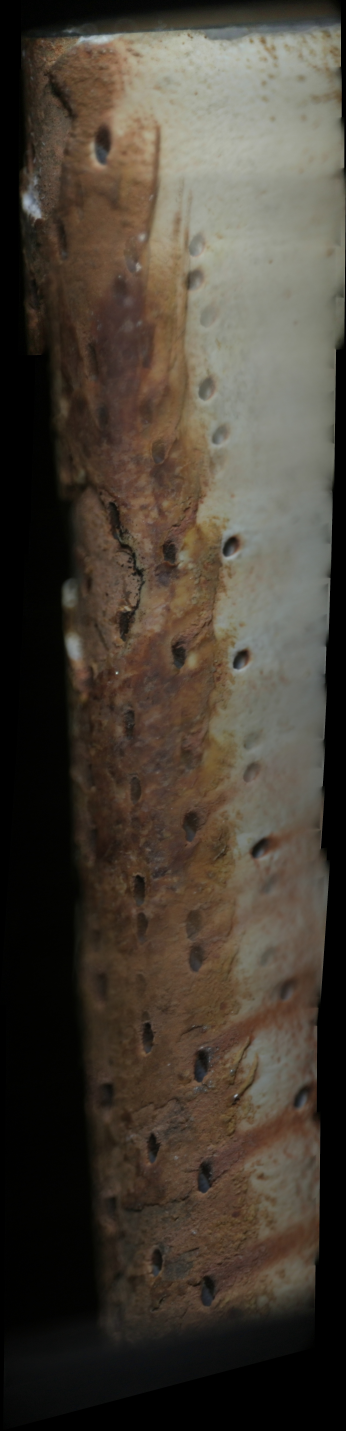
#> input picture image_stitching/from_scratch/blade_down_mosaic.jpg, 2076 x 8581 px (shown at 1/6 size)
$ python purge.py ../from_scratch   (older library calls are emulated)
#> lines starting #> are read from the running program, lines starting #| are printed output that depends on the picture
#> in analyse, frame is the input picture: shape (8581, 2076, 3); mean B, G, R 53.7, 64, 71.7
### image_stitching/live/quality.py
"""Frame-quality assessment for live mosaic stitching.

Why not ``cv2.Laplacian(...).var()`` (what most examples use)?

Measured on the real scans in ``sample_scans/test_images``: two consecutive
frames where one is visibly out of focus and the next is sharp both score a
Laplacian variance of 13-14, because the dark vignette and the slowly varying
blade surface dominate the statistic.  The absolute number is also useless for
thresholding because the scene brightness drifts from mean 145 to 30 while the
scan walks down the part.

What works far better here:

* **Tenengrad / mean-luma²** - exposure invariant, and it cleanly separated the
  pre-autofocus frames (100-150 raw, ratio<1) from focused ones (230+).
* **Same-pixels comparison** - compare the sharpness of the incoming frame
  against the already accepted frame *inside the overlap region only*.  Both
  scores then describe identical physical surface, so the ratio is a direct
  "is this frame worse than what I already have?" test.  It flagged the
  genuinely defocused captures (ratio 0.22, 0.54, 0.60) without touching the
  good ones.
"""
from __future__ import annotations

from dataclasses import dataclass, field

import cv2
import numpy as np


def to_gray(frame: np.ndarray) -> np.ndarray:
    if frame.ndim == 2:
        return frame
    return cv2.cvtColor(frame, cv2.COLOR_BGR2GRAY)
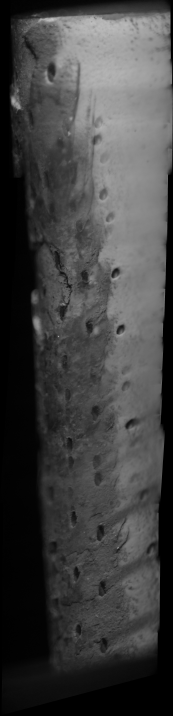
#> returned value: shape (8581, 2076) (shown at 1/12 size); min 0, max 204, mean 65.1


def sharpness(gray: np.ndarray, mask: np.ndarray | None = None) -> float:
    """Exposure-normalised Tenengrad focus measure.

    ``sum(|grad|²) / mean(luma)²`` - dividing by the squared mean removes the
    global brightness/contrast drift, so scores stay comparable while the scan
    moves across differently lit parts of the blade.
    """
    g = gray.astype(np.float32, copy=False)
    gx = cv2.Sobel(g, cv2.CV_32F, 1, 0, ksize=3)
    gy = cv2.Sobel(g, cv2.CV_32F, 0, 1, ksize=3)
    energy = gx * gx + gy * gy
    if mask is not None:
        if mask.sum() < 200:
            return 0.0
        m = mask.astype(bool)
        return float(energy[m].mean() / (float(g[m].mean()) ** 2 + 1e-6))
    return float(energy.mean() / (float(g.mean()) ** 2 + 1e-6))


def directional_blur(gray: np.ndarray) -> float:
    """Ratio of gradient energy across axes; ~1 sharp, >>1 smeared along one axis.

    A motor that is still moving while the frame is grabbed smears the image in
    the travel direction (vertical here), which looks sharp to an isotropic
    metric but is useless for feature matching.
    """
    g = gray.astype(np.float32, copy=False)
    gx = cv2.Sobel(g, cv2.CV_32F, 1, 0)
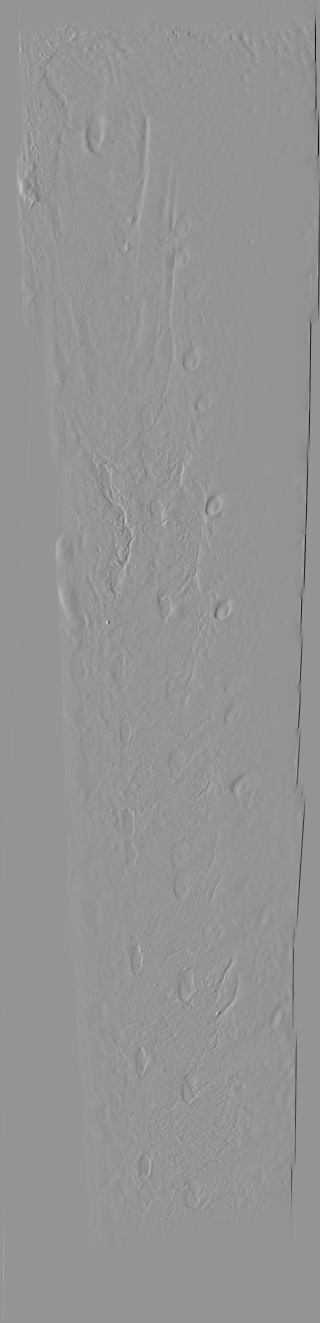
#> gx: shape (2645, 640) float32 (shown at 1/2 size); min -539, max 387, mean 0; drawn with min black and max white
    gy = cv2.Sobel(g, cv2.CV_32F, 0, 1)
    return float((gx * gx).mean() + 1e-6) / float((gy * gy).mean() + 1e-6)


@dataclass
class QualityReport:
    ok: bool = True
    reasons: list[str] = field(default_factory=list)
    sharpness: float = 0.0
    mean_luma: float = 0.0
    contrast: float = 0.0
    clipped_low: float = 0.0
    clipped_high: float = 0.0
    directional: float = 1.0

    # [4 lines left out: function reject, not called in this run]


def assess_intrinsic(frame: np.ndarray, cfg, width: int = 640) -> QualityReport:
    """Cheap checks that need no registration: exposure, contrast, sharpness.

    Runs before feature extraction so a black or badly defocused frame costs
    ~8 ms instead of a registration attempt.  Metrics are computed on a
    downscaled copy - these are all relative measures and 640 px is plenty.
    """
    gray = to_gray(frame)
    if width and gray.shape[1] > width:
        gray = cv2.resize(gray, (width, int(round(gray.shape[0] * width / gray.shape[1]))),
                          interpolation=cv2.INTER_AREA)
    g = gray.astype(np.float32)
    rep = QualityReport(
        mean_luma=float(g.mean()),
        contrast=float(g.std()),
        clipped_low=float((gray < 8).mean()),
        clipped_high=float((gray > 247).mean()),
        directional=directional_blur(gray),
    )
    rep.sharpness = sharpness(gray) * (1920 / max(gray.shape[1], 1)) ** 2
#> (the rest of the program and of its run is left out)
